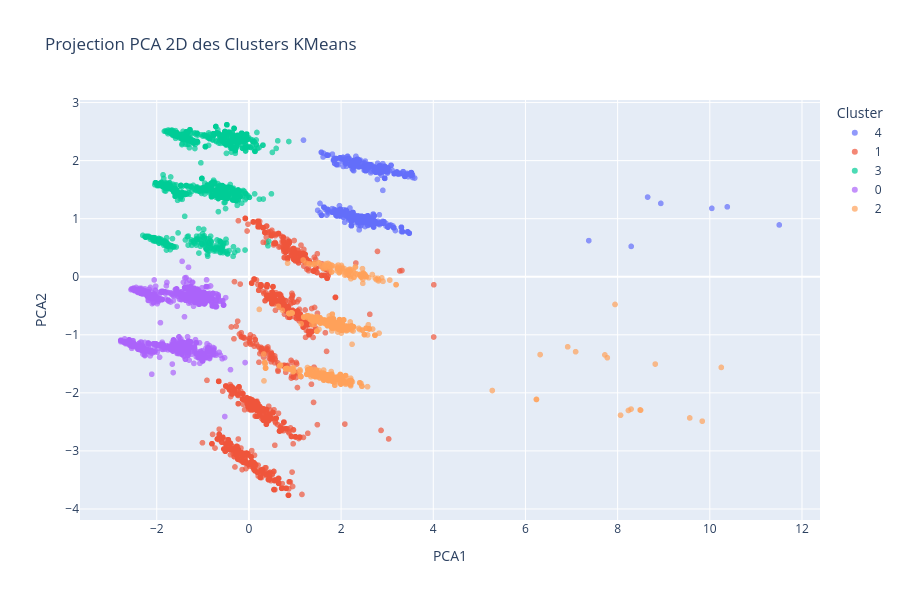

The notebook cell this image was saved under:
### Code cell
fig_pca = px.scatter(df_pca, x='PCA1', y='PCA2', color='Cluster', title='Projection PCA 2D des Clusters KMeans', height=600, opacity=0.7)
fig_pca.show()

### Figure 1 — Plotly figure (JSON) as saved in the notebook; plotly's stock layout.template omitted (floating-point values rounded to 4 significant figures; data arrays with more than 128 entries replaced by an {"elided": "..."} marker saying what was removed)
{"data": [{"hovertemplate": "Cluster=4<br>PCA1=%{x}<br>PCA2=%{y}<extra></extra>", "legendgroup": "4", "marker": {"color": "#636efa", "opacity": 0.7, "symbol": "circle"}, "mode": "markers", "name": "4", "showlegend": true, "type": "scattergl", "x": {"elided": "926 float values"}, "xaxis": "x", "y": {"elided": "926 float values"}, "yaxis": "y"}, {"hovertemplate": "Cluster=1<br>PCA1=%{x}<br>PCA2=%{y}<extra></extra>", "legendgroup": "1", "marker": {"color": "#EF553B", "opacity": 0.7, "symbol": "circle"}, "mode": "markers", "name": "1", "showlegend": true, "type": "scattergl", "x": {"elided": "1598 float values"}, "xaxis": "x", "y": {"elided": "1598 float values"}, "yaxis": "y"}, {"hovertemplate": "Cluster=3<br>PCA1=%{x}<br>PCA2=%{y}<extra></extra>", "legendgroup": "3", "marker": {"color": "#00cc96", "opacity": 0.7, "symbol": "circle"}, "mode": "markers", "name": "3", "showlegend": true, "type": "scattergl", "x": {"elided": "1831 float values"}, "xaxis": "x", "y": {"elided": "1831 float values"}, "yaxis": "y"}, {"hovertemplate": "Cluster=0<br>PCA1=%{x}<br>PCA2=%{y}<extra></extra>", "legendgroup": "0", "marker": {"color": "#ab63fa", "opacity": 0.7, "symbol": "circle"}, "mode": "markers", "name": "0", "showlegend": true, "type": "scattergl", "x": {"elided": "1748 float values"}, "xaxis": "x", "y": {"elided": "1748 float values"}, "yaxis": "y"}, {"hovertemplate": "Cluster=2<br>PCA1=%{x}<br>PCA2=%{y}<extra></extra>", "legendgroup": "2", "marker": {"color": "#FFA15A", "opacity": 0.7, "symbol": "circle"}, "mode": "markers", "name": "2", "showlegend": true, "type": "scattergl", "x": {"elided": "887 float values"}, "xaxis": "x", "y": {"elided": "887 float values"}, "yaxis": "y"}], "layout": {"height": 600, "legend": {"title": {"text": "Cluster"}, "tracegroupgap": 0}, "title": {"text": "Projection PCA 2D des Clusters KMeans"}, "xaxis": {"anchor": "y", "domain": [0, 1], "title": {"text": "PCA1"}}, "yaxis": {"anchor": "x", "domain": [0, 1], "title": {"text": "PCA2"}}}}
